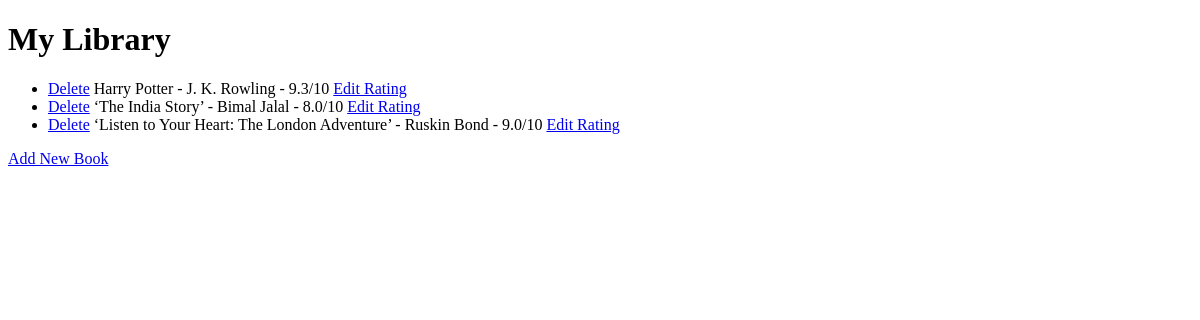
Before: / with the older database file.
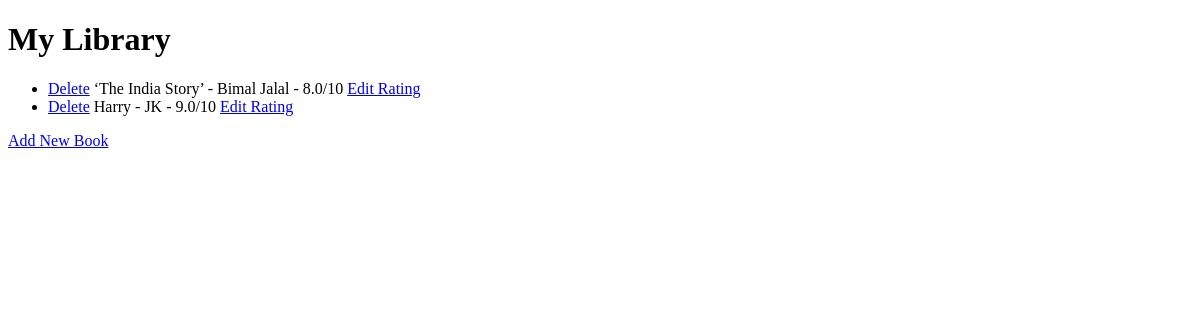
After: the same page with the newer database file.
### main.py (models this page shows, shortened)
class Book(db.Model):
    id = db.Column(db.Integer, primary_key=True)
    title = db.Column(db.String(250), unique=True, nullable=False)
    author = db.Column(db.String(250), nullable=False)
    rating = db.Column(db.Float, nullable=False)

### main.py (the view)
@app.route('/')
def home():
    books = Book.query.all()
    return render_template("index.html", books=books)

### templates/index.html (shortened to what this page needs)
<!DOCTYPE html>
<html lang="en">
<head>
</head>
<body>
<h1>My Library</h1>
    <ul>
        {% for book in books %}
        <li>
            <a href="{{ url_for('delete', id=book.id) }}">Delete</a>
            {{book.title}} - {{book.author}} - {{book.rating}}/10
            <a href="{{ url_for('edit', id=book.id) }}">Edit Rating</a>
        </li>
        {% endfor %}
    </ul>
<a href="{{ url_for('add') }}">Add New Book</a>
</body>
</html>

Changed rows visible on the page:
removed Book: title "Harry Potter", author "J. K. Rowling", rating "9.3"
changed Book: title "‘Listen to Your Heart: The London Adventure’" → "Harry"; author "Ruskin Bond" → "JK"
